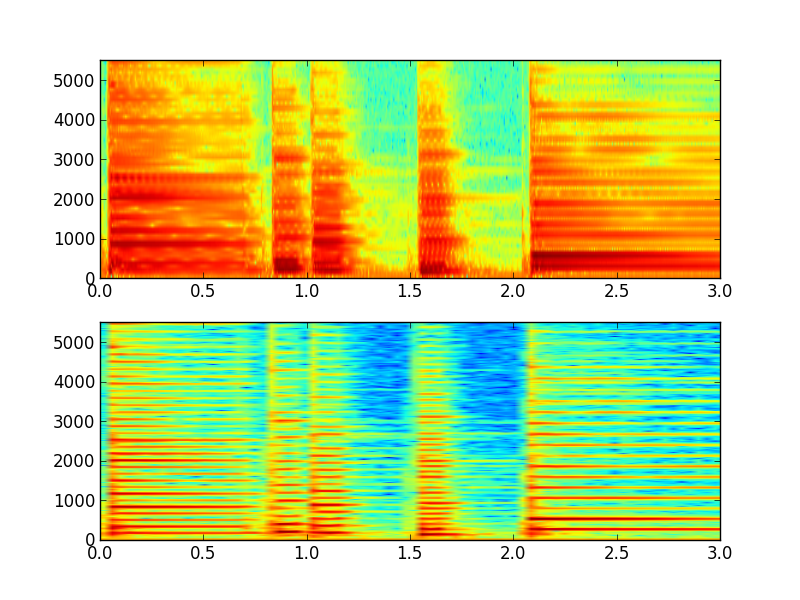

Here is the Python script that generated this plot:
from pylab import *
from scipy.io.wavfile import read

(fs, x) = read('piano.wav')
figure(1)
subplot(2,1,1)
specgram(x, NFFT=256, Fs=fs, noverlap=128)
axis([0,size(x)/fs,0,fs/4])
subplot(2,1,2)
specgram(x, NFFT=1024, Fs=fs, noverlap=128)
axis([0,size(x)/fs,0,fs/4])
show()
